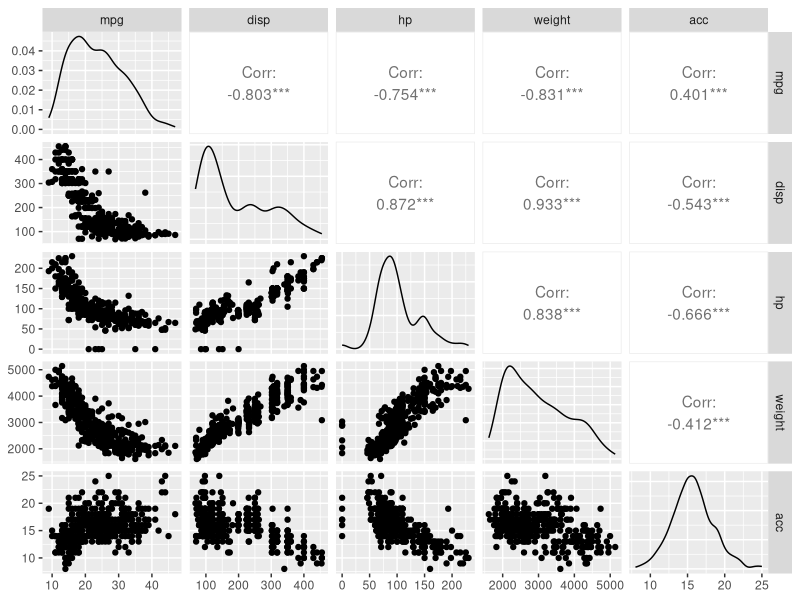

The R script that drew this image:
## ---- chunk 1
knitr::opts_chunk$set(echo = TRUE)
## ---- chunk 2
library(GGally)
library(MASS)
library(caTools)
## ---- chunk 3
# Escriba su código aqui
autos <- read.csv("auto-mpg_g.csv")
Y = autos[,8]       #Etiquetas
autos = autos[,-c(2, 7, 8, 9)]
## ---- chunk 4
ggpairs(autos)
## ---- chunk 5
set.seed(3)
mask <- sample.split(Y, SplitRatio = 7/10)
training_data <- autos[mask, c(2,3,4)]
test_data <- autos[!mask, c(2,3,4)]

## ---- chunk 6
# Escriba su código aqui
## ---- chunk 7
library(Metrics)
# Escriba su código aqui
